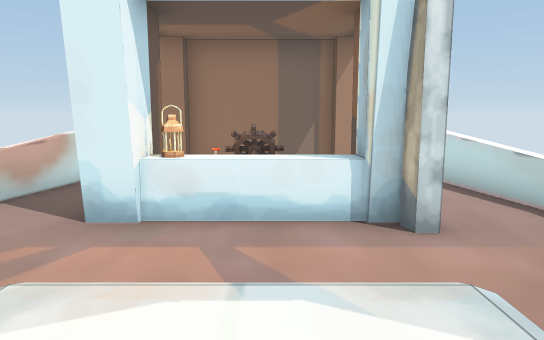
View 1 (above)

16 first-person views from a walk through a scene from a Unity 3-D project. The camera is 1.3 m above the floor, tilts 8° down and sees 70° across. The floor is counted in squares, 1 m on a side. Each view is taken from the middle of a square. On the plan, view 1 faces up. The plan holds only what a view shows up to about 16 squares ahead; the rest is blank. The place goes on beyond the plan. The player character is not drawn.

View 2
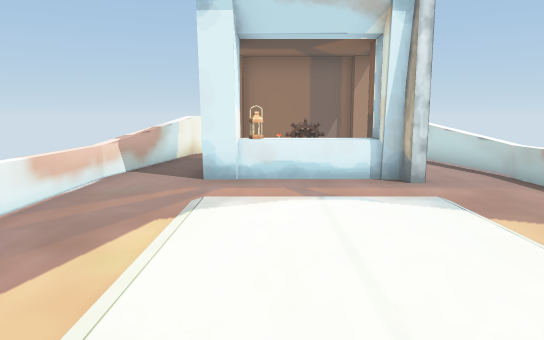

View 3
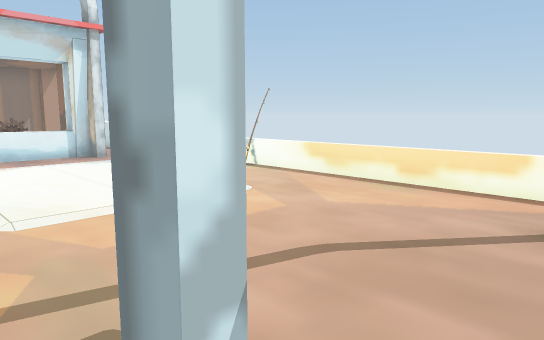

View 4
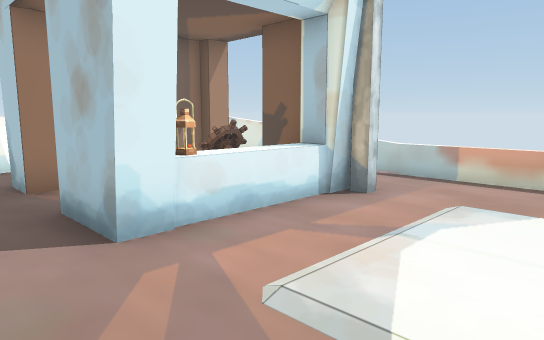

View 5
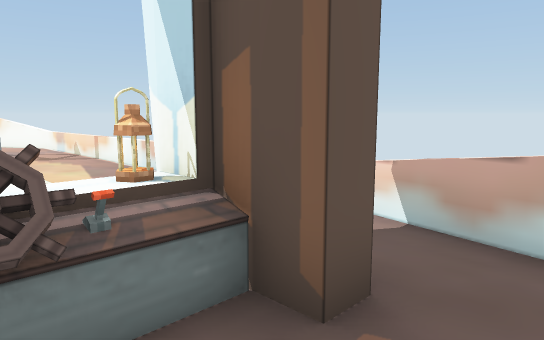

View 6
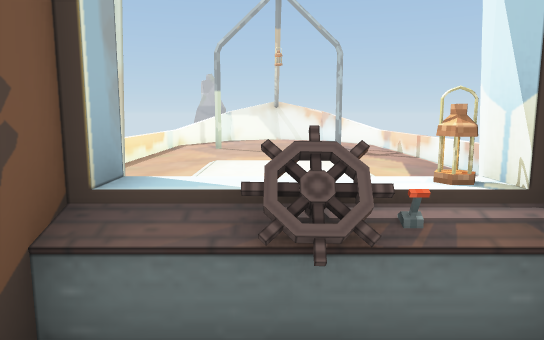

View 7
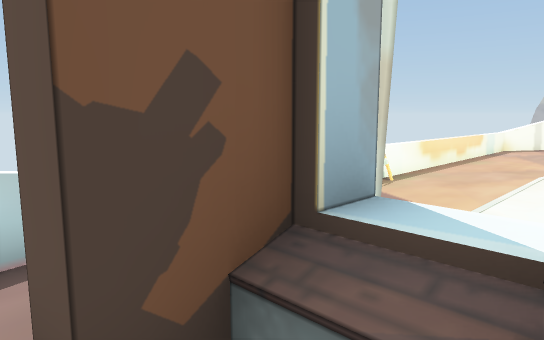

View 8
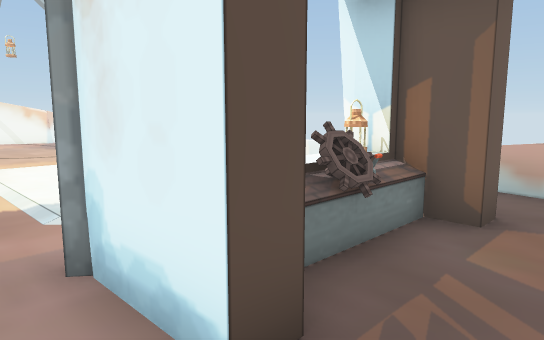

View 9
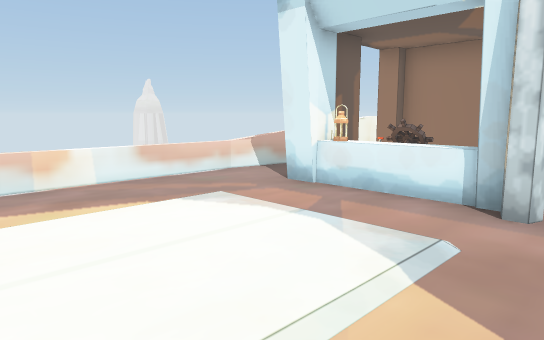

View 10
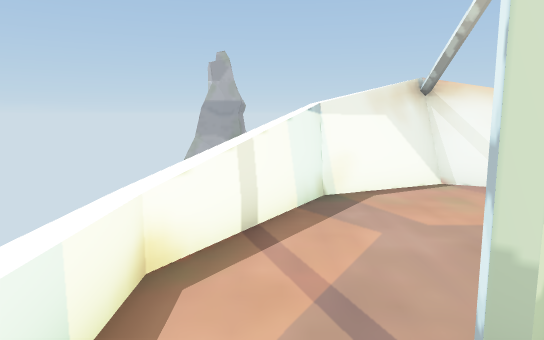

View 11
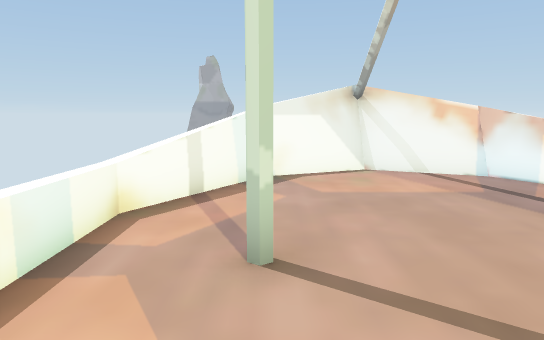

View 12
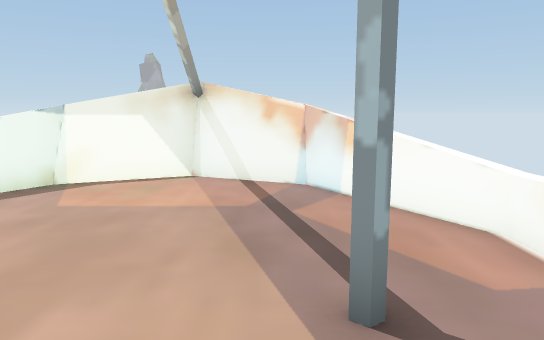

View 13
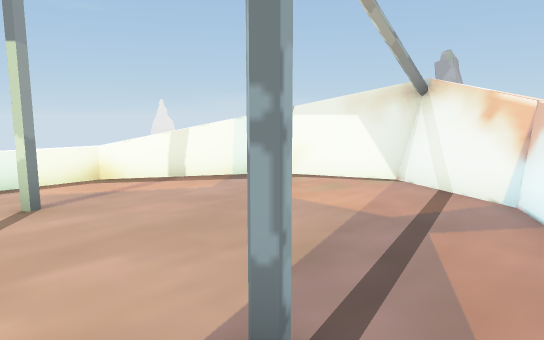

View 14
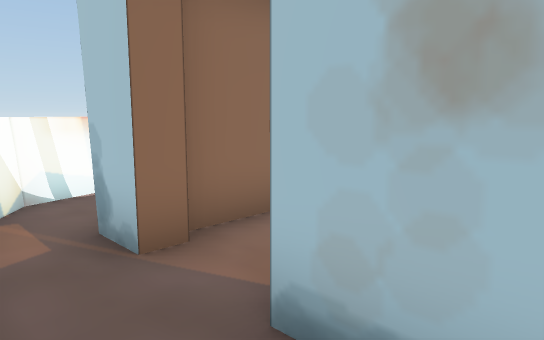

View 15
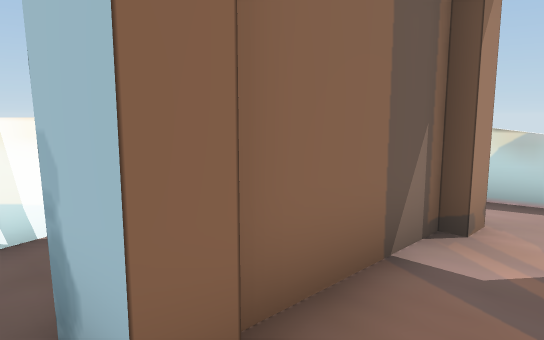

View 16
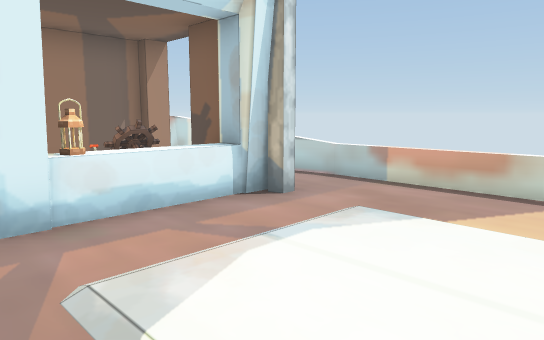

### Floor plan
Ten units are one square. View 1 is at (0, 0); x grows to the right and y downward. Boxes are objects, and circles mark ways between rooms. Rooms are numbered by the first view taken in them; rooms with no view inside come last. Other rooms are left out.
<svg viewBox="-51 -104 97 246">
<path fill="none" stroke="#000" d="M-45 91 -25 129 -11 137M-18 -47 -24 -47 -24 -66M-14 -49 -25 -49M19 -47 12 -47M19 -49 4 -49M-26 127 -17 131M-20 130 -8 136M12 131 20 128 40 90M3 136 14 130M6 137 22 128M-39 -88 -46 -50M40 90 40 -51M-45 -51 -45 91M-27 124 -5 134M-15 131 -4 137 5 132M-9 132 0 136 10 131M0 134 23 124M14 -66 19 -66 19 -47M20 -84 13 -84 13 -87 -18 -87 -18 -84 -24 -84M-5 -55 14 -55M4 -49 -6 -49M12 -47 12 -55M-19 -55 -14 -55M-24 -66 -18 -66 -18 -47M41 -50 31 -99"/>
<rect x="-15" y="-55" width="10" height="10" fill="#bbb"><title>lantern</title></rect>
<rect x="-5" y="-65" width="10" height="10" fill="#bbb"><title>wheel</title></rect>
<rect x="5" y="-65" width="10" height="10" fill="#bbb"><title>table</title></rect>
<circle cx="-15" cy="-75" r="3" fill="#2a7"/>
<circle cx="0" cy="-55" r="3" fill="#2a7"/>
<circle cx="30" cy="-55" r="3" fill="#2a7"/>
<text x="-10" y="30">1</text>
<text x="10" y="-70">2</text>
</svg>
Room 1 opens to room 2.

Where each view was taken, in squares from view 1:
view 1: 0 up, 0 right, facing up
view 2: 3 down, 1 left, facing up
view 3: 8 down, 3 left, facing up-right
view 4: 1 up, 4 left, facing up-right
view 5: 8 up, 0 right, facing down-left
view 6: 8 up, 0 right, facing down
view 7: 7 up, 0 right, facing down-right
view 8: 8 up, 3 right, facing down-left
view 9: 1 down, 3 right, facing up-left
view 10: 6 down, 3 right, facing down
view 11: 4 down, 2 right, facing down
view 12: 5 down, 2 left, facing down
view 13: 6 down, 4 left, facing down-right
view 14: 5 up, 4 left, facing up-right
view 15: 7 up, 3 left, facing up-right
view 16: 0 up, 3 left, facing up-right
